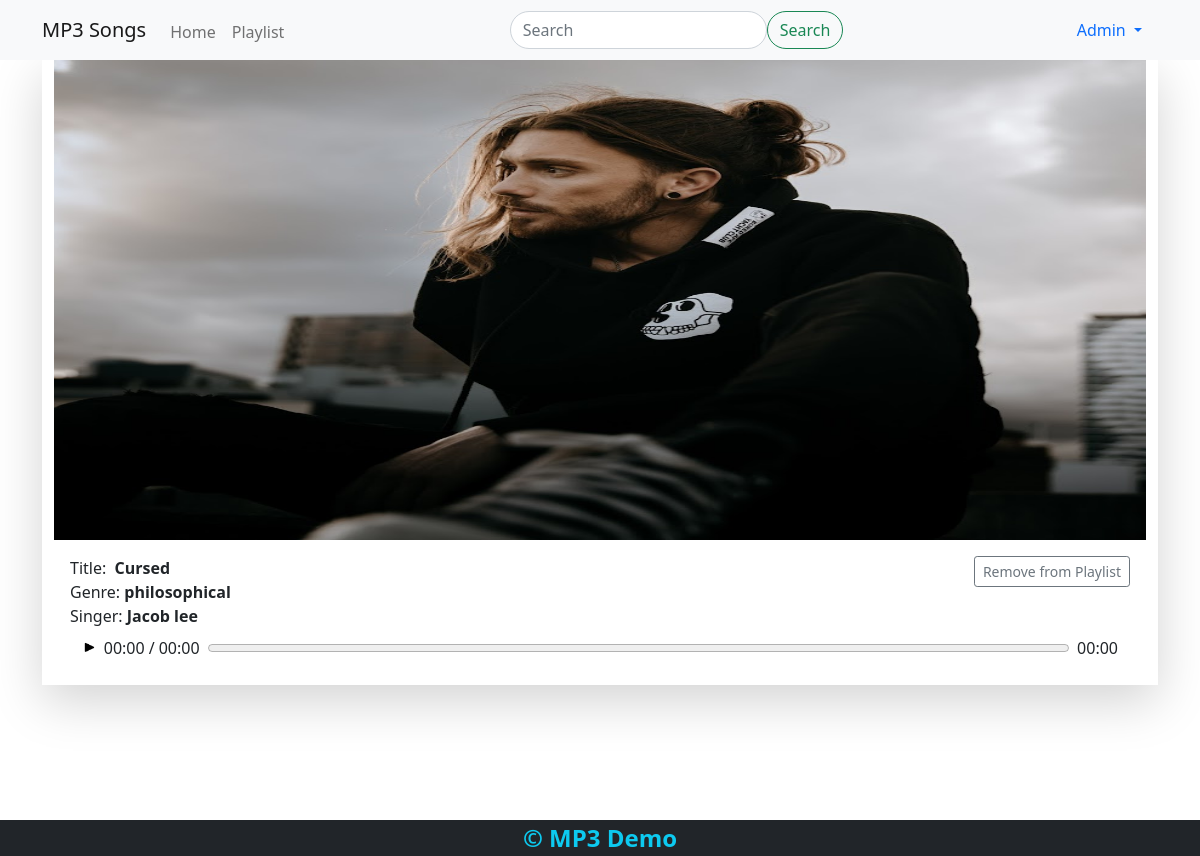
The page /music/detail/3/ (signed in) on the database its author committed.
### accounts/models.py (models this page shows, shortened)
class User(AbstractBaseUser, PermissionsMixin):
    username_validator = UnicodeUsernameValidator()
    username = models.CharField(
        verbose_name="Username",
        max_length=80, validators=[username_validator, ],
        help_text="Required. 25 charecters or fewer. letters, digits and @/./+/-/_ only"
    )
    email = models.EmailField(
        verbose_name="Email", unique=True,
        error_messages={'unique': "Email already exists."})
    is_active = models.BooleanField(default=True)
    is_admin = models.BooleanField(default=False)
    created_at = models.DateTimeField(auto_now_add=True)
    updated_at = models.DateTimeField(auto_now=True)
    USERNAME_FIELD = 'email'
    REQUIRED_FIELDS = ['username', ]
    objects = UserManager()

### music/models.py (models this page shows, shortened)
class Music(models.Model):
    title = models.CharField(max_length=255)
    singer = models.CharField(max_length=255)
    image = models.ImageField(upload_to=upload_image_to, default=None)
    audio = models.FileField(
        upload_to=upload_audio_to, blank=False, null=False)
    genre = models.ForeignKey(
        Genre, on_delete=models.CASCADE, related_name='playlist')
    active = models.BooleanField(default=True)
    created_at = models.DateTimeField(auto_now_add=True)
    updated_at = models.DateTimeField(auto_now=True)

class Genre(models.Model):
    name = models.CharField(max_length=255)
    description = models.TextField(null=True, blank=True)
    def __str__(self) -> str:
        return self.name

### music/views.py (the view)
class MusicDetailView(DetailView):
    model = Music
    context_object_name = 'music'
    template_name = 'music/detail.html'

### music/templatetags/custom_tags.py (called while the page is built)
@register.simple_tag
def is_in_playlist(request, id):
    music = Music.objects.get(id=id)
    playlist = Playlist.objects.filter(user=request.user).first()
    if playlist.musics.filter(id=music.id).exists():
        return True
    else:
        return False

### templates/music/detail.html (shortened to what this page needs)
{% extends 'includes/base.html' %}
{% load static %}
{% load custom_tags %}
{% block content %}
<div class="container shadow-lg">
  <div class="music-img-wrapper">
    <img src="{{music.image.url}}" alt="{{music.title}}" height="100%"
         width="100%" />
  </div>
  <div class="card-body">
    <div>
      Title:
      <span class="music-title fw-bold">&nbsp;{{music.title|capfirst}}</span>
      {% if request.user.is_authenticated %}
      <form action="{% url 'playlist' %}" method="post" class="float-end">
        {% is_in_playlist request music.id as in_playlist %}
        <input type="submit"
               value="{% if in_playlist %}Remove from Playlist{% else %}Add to Playlist{% endif %}"
               class="btn btn-sm btn-outline-secondary" />
      </form>
      {% endif %}
    </div>
    <div>Genre:<span class="fw-bold"> {{music.genre}}</span></div>
    <div>Singer:<span class="fw-bold"> {{music.singer}}</span></div>
    <div class="music-body ">
      <div class="audio-control w-100 d-inline-flex" id="{{music.id}}">
        <div id="{{ music.id }}" class="playbtn mt-1 mx-1"
             onclick="togglePlay(this)"></div>
        <span id="start_time" class="mx-1">00:00</span>/
        <span id="end_time" class="mx-1">00:00</span>
        <progress id="progressbar{{music.id}}" class="progressbar m-1" value="0"
                  max="1"></progress>
        <span id="rem_time" class="mx-1">00:00</span>
      </div>
    </div>
  </div>
</div>
{% endblock  %}

### templates/includes/navigation.html (shortened to what this page needs)
<nav class="navbar navbar-expand-md navbar-light bg-light">
  <div class="container">
    <a class="navbar-brand" href="{% url 'homepage' %}">MP3 Songs</a>
    <div class="collapse navbar-collapse" id="navbarSupportedContent">
      <ul class="navbar-nav me-auto mb-2 mb-lg-0">
        <li class="nav-item pt-1">
          <a class="nav-link {% if request.resolver_match.url_name == 'homepage' %} active {% endif %}"
             aria-current="page" href="{% url 'homepage' %}">Home</a>
        </li>
        {% if request.user.is_authenticated %}
        <li class="nav-item pt-1">
          <a class="nav-link" href="{% url 'playlist' %}">Playlist</a>
        </li>
        {% endif %}
      </ul>
      <form class="d-flex w-auto me-auto" method="GET"
            action="{% url 'search' %}">
        <input class="form-control w-100 rounded-pill" type="search"
               placeholder="Search" name="query" aria-label="Search" />
        <button class="btn btn-outline-success rounded-pill"
                type="submit">Search</button>
      </form>
      <div class="nav-item dropdown">
        <a class="nav-link dropdown-toggle" href="#" id="navbarDropdown"
           role="button" data-bs-toggle="dropdown" aria-expanded="false">
          {% if request.user.is_authenticated %}
          {{request.user.username|capfirst}}
          {% else %}
          Account
          {% endif %}
        </a>
      </div>
    </div>
  </div>
</nav>

### static/custom/styles.css (style rules this page uses)
a { text-decoration: none !important; }
html, body { height: 100%; }

### rows shown on the page
User: user.username "Admin"
Music: image (picture), title "Cursed", genre "philosophical", singer "Jacob lee"
